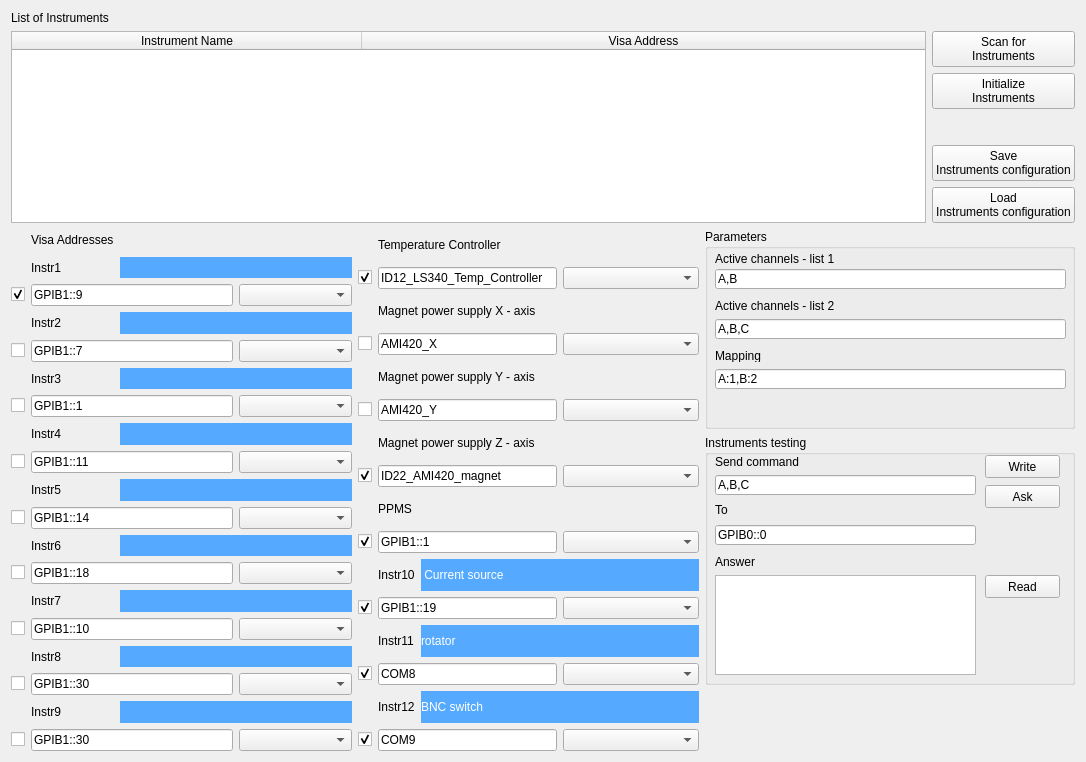
<?xml version="1.0" encoding="UTF-8"?>
<ui version="4.0">
 <class>Instruments_connection</class>
 <widget class="QWidget" name="Instruments_connection">
  <property name="geometry">
   <rect>
    <x>0</x>
    <y>0</y>
    <width>1086</width>
    <height>762</height>
   </rect>
  </property>
  <property name="windowTitle">
   <string>Form</string>
  </property>
  <layout class="QGridLayout" name="gridLayout_5">
   <item row="0" column="0">
    <widget class="QLabel" name="label_11">
     <property name="text">
      <string>List of Instruments</string>
     </property>
    </widget>
   </item>
   <item row="3" column="0" rowspan="13">
    <layout class="QGridLayout" name="gridLayout_3" columnstretch="0,0,2,2">
     <item row="1" column="1">
      <widget class="QLabel" name="label_12">
       <property name="text">
        <string>Instr1</string>
       </property>
      </widget>
     </item>
     <item row="1" column="2" colspan="2">
      <widget class="QLabel" name="label_42">
       <property name="cursor">
        <cursorShape>IBeamCursor</cursorShape>
       </property>
       <property name="styleSheet">
        <string notr="true">background-color: rgb(85, 170, 255);
color: rgb(255, 255, 255);</string>
       </property>
       <property name="text">
        <string/>
       </property>
       <property name="textInteractionFlags">
        <set>Qt::LinksAccessibleByKeyboard|Qt::LinksAccessibleByMouse|Qt::TextBrowserInteraction|Qt::TextEditable|Qt::TextEditorInteraction|Qt::TextSelectableByKeyboard|Qt::TextSelectableByMouse</set>
       </property>
      </widget>
     </item>
     <item row="2" column="0">
      <widget class="QCheckBox" name="instr_on_1">
       <property name="text">
        <string/>
       </property>
       <property name="checked">
        <bool>true</bool>
       </property>
      </widget>
     </item>
     <item row="2" column="1" colspan="2">
      <widget class="QLineEdit" name="instr_visa_address_1">
       <property name="text">
        <string>GPIB1::9</string>
       </property>
      </widget>
     </item>
     <item row="2" column="3">
      <widget class="QComboBox" name="instr_instrtype_1"/>
     </item>
     <item row="3" column="1">
      <widget class="QLabel" name="label_13">
       <property name="text">
        <string>Instr2</string>
       </property>
      </widget>
     </item>
     <item row="3" column="2" colspan="2">
      <widget class="QLabel" name="label_43">
       <property name="cursor">
        <cursorShape>IBeamCursor</cursorShape>
       </property>
       <property name="styleSheet">
        <string notr="true">background-color: rgb(85, 170, 255);
color: rgb(255, 255, 255);</string>
       </property>
       <property name="text">
        <string/>
       </property>
       <property name="textInteractionFlags">
        <set>Qt::LinksAccessibleByKeyboard|Qt::LinksAccessibleByMouse|Qt::TextBrowserInteraction|Qt::TextEditable|Qt::TextEditorInteraction|Qt::TextSelectableByKeyboard|Qt::TextSelectableByMouse</set>
       </property>
      </widget>
     </item>
     <item row="4" column="0">
      <widget class="QCheckBox" name="instr_on_2">
       <property name="text">
        <string/>
       </property>
       <property name="checked">
        <bool>false</bool>
       </property>
      </widget>
     </item>
     <item row="4" column="1" colspan="2">
      <widget class="QLineEdit" name="instr_visa_address_2">
       <property name="text">
        <string>GPIB1::7</string>
       </property>
      </widget>
     </item>
     <item row="4" column="3">
      <widget class="QComboBox" name="instr_instrtype_2"/>
     </item>
     <item row="5" column="1">
      <widget class="QLabel" name="label_16">
       <property name="text">
        <string>Instr3</string>
       </property>
      </widget>
     </item>
     <item row="5" column="2" colspan="2">
      <widget class="QLabel" name="label_48">
       <property name="cursor">
        <cursorShape>IBeamCursor</cursorShape>
       </property>
       <property name="styleSheet">
        <string notr="true">background-color: rgb(85, 170, 255);
color: rgb(255, 255, 255);</string>
       </property>
       <property name="text">
        <string/>
       </property>
       <property name="textInteractionFlags">
        <set>Qt::LinksAccessibleByKeyboard|Qt::LinksAccessibleByMouse|Qt::TextBrowserInteraction|Qt::TextEditable|Qt::TextEditorInteraction|Qt::TextSelectableByKeyboard|Qt::TextSelectableByMouse</set>
       </property>
      </widget>
     </item>
     <item row="6" column="0">
      <widget class="QCheckBox" name="instr_on_3">
       <property name="text">
        <string/>
       </property>
       <property name="checked">
        <bool>false</bool>
       </property>
      </widget>
     </item>
     <item row="6" column="1" colspan="2">
      <widget class="QLineEdit" name="instr_visa_address_3">
       <property name="text">
        <string>GPIB1::1</string>
       </property>
      </widget>
     </item>
     <item row="6" column="3">
      <widget class="QComboBox" name="instr_instrtype_3"/>
     </item>
     <item row="7" column="1">
      <widget class="QLabel" name="label_21">
       <property name="text">
        <string>Instr4</string>
       </property>
      </widget>
     </item>
     <item row="7" column="2" colspan="2">
      <widget class="QLabel" name="label_51">
       <property name="cursor">
        <cursorShape>IBeamCursor</cursorShape>
       </property>
       <property name="styleSheet">
        <string notr="true">background-color: rgb(85, 170, 255);
color: rgb(255, 255, 255);</string>
       </property>
       <property name="text">
        <string/>
       </property>
       <property name="textInteractionFlags">
        <set>Qt::LinksAccessibleByKeyboard|Qt::LinksAccessibleByMouse|Qt::TextBrowserInteraction|Qt::TextEditable|Qt::TextEditorInteraction|Qt::TextSelectableByKeyboard|Qt::TextSelectableByMouse</set>
       </property>
      </widget>
     </item>
     <item row="8" column="0">
      <widget class="QCheckBox" name="instr_on_4">
       <property name="text">
        <string/>
       </property>
       <property name="checked">
        <bool>false</bool>
       </property>
      </widget>
     </item>
     <item row="8" column="1" colspan="2">
      <widget class="QLineEdit" name="instr_visa_address_4">
       <property name="text">
        <string>GPIB1::11</string>
       </property>
      </widget>
     </item>
     <item row="8" column="3">
      <widget class="QComboBox" name="instr_instrtype_4"/>
     </item>
     <item row="9" column="1">
      <widget class="QLabel" name="label_22">
       <property name="text">
        <string>Instr5</string>
       </property>
      </widget>
     </item>
     <item row="9" column="2" colspan="2">
      <widget class="QLabel" name="label_60">
       <property name="cursor">
        <cursorShape>IBeamCursor</cursorShape>
       </property>
       <property name="styleSheet">
        <string notr="true">background-color: rgb(85, 170, 255);
color: rgb(255, 255, 255);</string>
       </property>
       <property name="text">
        <string/>
       </property>
       <property name="textInteractionFlags">
        <set>Qt::LinksAccessibleByKeyboard|Qt::LinksAccessibleByMouse|Qt::TextBrowserInteraction|Qt::TextEditable|Qt::TextEditorInteraction|Qt::TextSelectableByKeyboard|Qt::TextSelectableByMouse</set>
       </property>
      </widget>
     </item>
     <item row="10" column="0">
      <widget class="QCheckBox" name="instr_on_5">
       <property name="text">
        <string/>
       </property>
       <property name="checked">
        <bool>false</bool>
       </property>
      </widget>
     </item>
     <item row="10" column="1" colspan="2">
      <widget class="QLineEdit" name="instr_visa_address_5">
       <property name="text">
        <string>GPIB1::14</string>
       </property>
      </widget>
     </item>
     <item row="10" column="3">
      <widget class="QComboBox" name="instr_instrtype_5"/>
     </item>
     <item row="11" column="1">
      <widget class="QLabel" name="label_35">
       <property name="text">
        <string>Instr6</string>
       </property>
      </widget>
     </item>
     <item row="11" column="2" colspan="2">
      <widget class="QLabel" name="label_61">
       <property name="cursor">
        <cursorShape>IBeamCursor</cursorShape>
       </property>
       <property name="styleSheet">
        <string notr="true">background-color: rgb(85, 170, 255);
color: rgb(255, 255, 255);</string>
       </property>
       <property name="text">
        <string/>
       </property>
       <property name="textInteractionFlags">
        <set>Qt::LinksAccessibleByKeyboard|Qt::LinksAccessibleByMouse|Qt::TextBrowserInteraction|Qt::TextEditable|Qt::TextEditorInteraction|Qt::TextSelectableByKeyboard|Qt::TextSelectableByMouse</set>
       </property>
      </widget>
     </item>
     <item row="12" column="0">
      <widget class="QCheckBox" name="instr_on_6">
       <property name="text">
        <string/>
       </property>
       <property name="checked">
        <bool>false</bool>
       </property>
      </widget>
     </item>
     <item row="12" column="1" colspan="2">
      <widget class="QLineEdit" name="instr_visa_address_6">
       <property name="text">
        <string>GPIB1::18</string>
       </property>
      </widget>
     </item>
     <item row="12" column="3">
      <widget class="QComboBox" name="instr_instrtype_6"/>
     </item>
     <item row="13" column="1">
      <widget class="QLabel" name="label_36">
       <property name="text">
        <string>Instr7</string>
       </property>
      </widget>
     </item>
     <item row="13" column="2" colspan="2">
      <widget class="QLabel" name="label_62">
       <property name="cursor">
        <cursorShape>IBeamCursor</cursorShape>
       </property>
       <property name="styleSheet">
        <string notr="true">background-color: rgb(85, 170, 255);
color: rgb(255, 255, 255);</string>
       </property>
       <property name="text">
        <string/>
       </property>
       <property name="textInteractionFlags">
        <set>Qt::LinksAccessibleByKeyboard|Qt::LinksAccessibleByMouse|Qt::TextBrowserInteraction|Qt::TextEditable|Qt::TextEditorInteraction|Qt::TextSelectableByKeyboard|Qt::TextSelectableByMouse</set>
       </property>
      </widget>
     </item>
     <item row="14" column="0">
      <widget class="QCheckBox" name="instr_on_7">
       <property name="text">
        <string/>
       </property>
       <property name="checked">
        <bool>false</bool>
       </property>
      </widget>
     </item>
     <item row="14" column="1" colspan="2">
      <widget class="QLineEdit" name="instr_visa_address_7">
       <property name="text">
        <string>GPIB1::10</string>
       </property>
      </widget>
     </item>
     <item row="14" column="3">
      <widget class="QComboBox" name="instr_instrtype_7"/>
     </item>
     <item row="15" column="1">
      <widget class="QLabel" name="label_37">
       <property name="text">
        <string>Instr8</string>
       </property>
      </widget>
     </item>
     <item row="15" column="2" colspan="2">
      <widget class="QLabel" name="label_63">
       <property name="cursor">
        <cursorShape>IBeamCursor</cursorShape>
       </property>
       <property name="styleSheet">
        <string notr="true">background-color: rgb(85, 170, 255);
color: rgb(255, 255, 255);</string>
       </property>
       <property name="text">
        <string/>
       </property>
       <property name="textInteractionFlags">
        <set>Qt::LinksAccessibleByKeyboard|Qt::LinksAccessibleByMouse|Qt::TextBrowserInteraction|Qt::TextEditable|Qt::TextEditorInteraction|Qt::TextSelectableByKeyboard|Qt::TextSelectableByMouse</set>
       </property>
      </widget>
     </item>
     <item row="16" column="0">
      <widget class="QCheckBox" name="instr_on_8">
       <property name="text">
        <string/>
       </property>
       <property name="checked">
        <bool>false</bool>
       </property>
      </widget>
     </item>
     <item row="16" column="1" colspan="2">
      <widget class="QLineEdit" name="instr_visa_address_8">
       <property name="text">
        <string>GPIB1::30</string>
       </property>
      </widget>
     </item>
     <item row="16" column="3">
      <widget class="QComboBox" name="instr_instrtype_8"/>
     </item>
     <item row="17" column="1">
      <widget class="QLabel" name="label_38">
       <property name="text">
        <string>Instr9</string>
       </property>
      </widget>
     </item>
     <item row="17" column="2" colspan="2">
      <widget class="QLabel" name="label_64">
       <property name="cursor">
        <cursorShape>IBeamCursor</cursorShape>
       </property>
       <property name="styleSheet">
        <string notr="true">background-color: rgb(85, 170, 255);
color: rgb(255, 255, 255);</string>
       </property>
       <property name="text">
        <string/>
       </property>
       <property name="textInteractionFlags">
        <set>Qt::LinksAccessibleByKeyboard|Qt::LinksAccessibleByMouse|Qt::TextBrowserInteraction|Qt::TextEditable|Qt::TextEditorInteraction|Qt::TextSelectableByKeyboard|Qt::TextSelectableByMouse</set>
       </property>
      </widget>
     </item>
     <item row="18" column="0">
      <widget class="QCheckBox" name="instr_on_9">
       <property name="text">
        <string/>
       </property>
       <property name="checked">
        <bool>false</bool>
       </property>
      </widget>
     </item>
     <item row="18" column="1" colspan="2">
      <widget class="QLineEdit" name="instr_visa_address_9">
       <property name="text">
        <string>GPIB1::30</string>
       </property>
      </widget>
     </item>
     <item row="18" column="3">
      <widget class="QComboBox" name="instr_instrtype_9"/>
     </item>
     <item row="0" column="1">
      <widget class="QLabel" name="label_15">
       <property name="text">
        <string>Visa Addresses</string>
       </property>
      </widget>
     </item>
    </layout>
   </item>
   <item row="3" column="1" rowspan="13">
    <layout class="QGridLayout" name="gridLayout_4" columnstretch="0,0,2,2">
     <property name="sizeConstraint">
      <enum>QLayout::SetFixedSize</enum>
     </property>
     <property name="horizontalSpacing">
      <number>6</number>
     </property>
     <item row="1" column="0">
      <widget class="QCheckBox" name="temp_controller_on">
       <property name="text">
        <string/>
       </property>
       <property name="checked">
        <bool>true</bool>
       </property>
      </widget>
     </item>
     <item row="1" column="1" colspan="2">
      <widget class="QLineEdit" name="temp_controller_visa_address">
       <property name="text">
        <string>ID12_LS340_Temp_Controller</string>
       </property>
      </widget>
     </item>
     <item row="1" column="3">
      <widget class="QComboBox" name="temp_controller_instrtype"/>
     </item>
     <item row="2" column="1" colspan="3">
      <widget class="QLabel" name="label_34">
       <property name="text">
        <string>Magnet power supply X - axis</string>
       </property>
      </widget>
     </item>
     <item row="3" column="0">
      <widget class="QCheckBox" name="magnet_X_on">
       <property name="text">
        <string/>
       </property>
       <property name="checked">
        <bool>false</bool>
       </property>
      </widget>
     </item>
     <item row="3" column="1" colspan="2">
      <widget class="QLineEdit" name="magnet_X_visa_address">
       <property name="text">
        <string>AMI420_X</string>
       </property>
      </widget>
     </item>
     <item row="3" column="3">
      <widget class="QComboBox" name="magnet_X_instrtype"/>
     </item>
     <item row="4" column="1" colspan="3">
      <widget class="QLabel" name="label_33">
       <property name="text">
        <string>Magnet power supply Y - axis</string>
       </property>
      </widget>
     </item>
     <item row="5" column="0">
      <widget class="QCheckBox" name="magnet_Y_on">
       <property name="text">
        <string/>
       </property>
       <property name="checked">
        <bool>false</bool>
       </property>
      </widget>
     </item>
     <item row="5" column="1" colspan="2">
      <widget class="QLineEdit" name="magnet_Y_visa_address">
       <property name="text">
        <string>AMI420_Y</string>
       </property>
      </widget>
     </item>
     <item row="5" column="3">
      <widget class="QComboBox" name="magnet_Y_instrtype"/>
     </item>
     <item row="6" column="1" colspan="3">
      <widget class="QLabel" name="label_18">
       <property name="text">
        <string>Magnet power supply Z - axis</string>
       </property>
      </widget>
     </item>
     <item row="7" column="0">
      <widget class="QCheckBox" name="magnet_Z_on">
       <property name="text">
        <string/>
       </property>
       <property name="checked">
        <bool>true</bool>
       </property>
      </widget>
     </item>
     <item row="7" column="1" colspan="2">
      <widget class="QLineEdit" name="magnet_Z_visa_address">
       <property name="text">
        <string>ID22_AMI420_magnet</string>
       </property>
      </widget>
     </item>
     <item row="7" column="3">
      <widget class="QComboBox" name="magnet_Z_instrtype"/>
     </item>
     <item row="8" column="1">
      <widget class="QLabel" name="label_73">
       <property name="text">
        <string>PPMS</string>
       </property>
      </widget>
     </item>
     <item row="9" column="0">
      <widget class="QCheckBox" name="ppms_on">
       <property name="text">
        <string/>
       </property>
       <property name="checked">
        <bool>true</bool>
       </property>
      </widget>
     </item>
     <item row="9" column="1" colspan="2">
      <widget class="QLineEdit" name="ppms_visa_address">
       <property name="text">
        <string>GPIB1::1</string>
       </property>
      </widget>
     </item>
     <item row="9" column="3">
      <widget class="QComboBox" name="ppms_instrtype"/>
     </item>
     <item row="10" column="1">
      <widget class="QLabel" name="label_39">
       <property name="text">
        <string>Instr10</string>
       </property>
      </widget>
     </item>
     <item row="10" column="2" colspan="2">
      <widget class="QLabel" name="label_65">
       <property name="cursor">
        <cursorShape>IBeamCursor</cursorShape>
       </property>
       <property name="styleSheet">
        <string notr="true">background-color: rgb(85, 170, 255);
color: rgb(255, 255, 255);</string>
       </property>
       <property name="text">
        <string> Current source</string>
       </property>
       <property name="textInteractionFlags">
        <set>Qt::LinksAccessibleByKeyboard|Qt::LinksAccessibleByMouse|Qt::TextBrowserInteraction|Qt::TextEditable|Qt::TextEditorInteraction|Qt::TextSelectableByKeyboard|Qt::TextSelectableByMouse</set>
       </property>
      </widget>
     </item>
     <item row="11" column="0">
      <widget class="QCheckBox" name="instr_on_10">
       <property name="text">
        <string/>
       </property>
       <property name="checked">
        <bool>true</bool>
       </property>
      </widget>
     </item>
     <item row="11" column="1" colspan="2">
      <widget class="QLineEdit" name="instr_visa_address_10">
       <property name="text">
        <string>GPIB1::19</string>
       </property>
      </widget>
     </item>
     <item row="11" column="3">
      <widget class="QComboBox" name="instr_instrtype_10"/>
     </item>
     <item row="12" column="1">
      <widget class="QLabel" name="label_40">
       <property name="text">
        <string>Instr11</string>
       </property>
      </widget>
     </item>
     <item row="12" column="2" colspan="2">
      <widget class="QLabel" name="label_66">
       <property name="cursor">
        <cursorShape>IBeamCursor</cursorShape>
       </property>
       <property name="styleSheet">
        <string notr="true">background-color: rgb(85, 170, 255);
color: rgb(255, 255, 255);</string>
       </property>
       <property name="text">
        <string>rotator</string>
       </property>
       <property name="textInteractionFlags">
        <set>Qt::LinksAccessibleByKeyboard|Qt::LinksAccessibleByMouse|Qt::TextBrowserInteraction|Qt::TextEditable|Qt::TextEditorInteraction|Qt::TextSelectableByKeyboard|Qt::TextSelectableByMouse</set>
       </property>
      </widget>
     </item>
     <item row="13" column="0">
      <widget class="QCheckBox" name="instr_on_11">
       <property name="text">
        <string/>
       </property>
       <property name="checked">
        <bool>true</bool>
       </property>
      </widget>
     </item>
     <item row="13" column="1" colspan="2">
      <widget class="QLineEdit" name="instr_visa_address_11">
       <property name="text">
        <string>COM8</string>
       </property>
      </widget>
     </item>
     <item row="13" column="3">
      <widget class="QComboBox" name="instr_instrtype_11"/>
     </item>
     <item row="14" column="1">
      <widget class="QLabel" name="label_41">
       <property name="text">
        <string>Instr12</string>
       </property>
      </widget>
     </item>
     <item row="14" column="2" colspan="2">
      <widget class="QLabel" name="label_67">
       <property name="cursor">
        <cursorShape>IBeamCursor</cursorShape>
       </property>
       <property name="styleSheet">
        <string notr="true">background-color: rgb(85, 170, 255);
color: rgb(255, 255, 255);</string>
       </property>
       <property name="text">
        <string>BNC switch</string>
       </property>
       <property name="textInteractionFlags">
        <set>Qt::LinksAccessibleByKeyboard|Qt::LinksAccessibleByMouse|Qt::TextBrowserInteraction|Qt::TextEditable|Qt::TextEditorInteraction|Qt::TextSelectableByKeyboard|Qt::TextSelectableByMouse</set>
       </property>
      </widget>
     </item>
     <item row="15" column="0">
      <widget class="QCheckBox" name="instr_on_12">
       <property name="text">
        <string/>
       </property>
       <property name="checked">
        <bool>true</bool>
       </property>
      </widget>
     </item>
     <item row="15" column="1" colspan="2">
      <widget class="QLineEdit" name="instr_visa_address_12">
       <property name="text">
        <string>COM9</string>
       </property>
      </widget>
     </item>
     <item row="15" column="3">
      <widget class="QComboBox" name="instr_instrtype_12"/>
     </item>
     <item row="0" column="1" colspan="3">
      <widget class="QLabel" name="label_14">
       <property name="text">
        <string>Temperature Controller</string>
       </property>
      </widget>
     </item>
    </layout>
   </item>
   <item row="1" column="0" colspan="3">
    <layout class="QGridLayout" name="gridLayout">
     <item row="0" column="0" rowspan="6">
      <widget class="QTableWidget" name="instr_table">
       <property name="enabled">
        <bool>true</bool>
       </property>
       <property name="sizePolicy">
        <sizepolicy hsizetype="Expanding" vsizetype="Expanding">
         <horstretch>0</horstretch>
         <verstretch>200</verstretch>
        </sizepolicy>
       </property>
       <attribute name="horizontalHeaderDefaultSectionSize">
        <number>350</number>
       </attribute>
       <attribute name="horizontalHeaderStretchLastSection">
        <bool>true</bool>
       </attribute>
       <column>
        <property name="text">
         <string>Instrument Name</string>
        </property>
       </column>
       <column>
        <property name="text">
         <string>Visa Address</string>
        </property>
       </column>
      </widget>
     </item>
     <item row="0" column="1">
      <widget class="QPushButton" name="pushButton_instr">
       <property name="text">
        <string>Scan for
Instruments</string>
       </property>
      </widget>
     </item>
     <item row="1" column="1">
      <widget class="QPushButton" name="pushButton_instr_2">
       <property name="text">
        <string>Initialize
Instruments</string>
       </property>
      </widget>
     </item>
     <item row="4" column="1">
      <widget class="QPushButton" name="pushButton_instr_5">
       <property name="text">
        <string>Save
Instruments configuration</string>
       </property>
      </widget>
     </item>
     <item row="5" column="1">
      <widget class="QPushButton" name="pushButton_instr_6">
       <property name="text">
        <string>Load
Instruments configuration</string>
       </property>
      </widget>
     </item>
    </layout>
   </item>
   <item row="3" column="2">
    <widget class="QGroupBox" name="groupBox_2">
     <property name="sizePolicy">
      <sizepolicy hsizetype="Minimum" vsizetype="Minimum">
       <horstretch>0</horstretch>
       <verstretch>0</verstretch>
      </sizepolicy>
     </property>
     <property name="minimumSize">
      <size>
       <width>370</width>
       <height>200</height>
      </size>
     </property>
     <property name="title">
      <string>Parameters</string>
     </property>
     <widget class="QLabel" name="label_32">
      <property name="geometry">
       <rect>
        <x>10</x>
        <y>20</y>
        <width>421</width>
        <height>20</height>
       </rect>
      </property>
      <property name="text">
       <string>Active channels - list 1</string>
      </property>
     </widget>
     <widget class="QLineEdit" name="channels_list_1">
      <property name="geometry">
       <rect>
        <x>10</x>
        <y>40</y>
        <width>351</width>
        <height>20</height>
       </rect>
      </property>
      <property name="text">
       <string>A,B</string>
      </property>
     </widget>
     <widget class="QLabel" name="label_71">
      <property name="geometry">
       <rect>
        <x>10</x>
        <y>70</y>
        <width>442</width>
        <height>13</height>
       </rect>
      </property>
      <property name="text">
       <string>Active channels - list 2</string>
      </property>
     </widget>
     <widget class="QLineEdit" name="channels_list_2">
      <property name="geometry">
       <rect>
        <x>10</x>
        <y>90</y>
        <width>351</width>
        <height>20</height>
       </rect>
      </property>
      <property name="text">
       <string>A,B,C</string>
      </property>
     </widget>
     <widget class="QLineEdit" name="mapping">
      <property name="geometry">
       <rect>
        <x>10</x>
        <y>140</y>
        <width>351</width>
        <height>20</height>
       </rect>
      </property>
      <property name="text">
       <string>A:1,B:2</string>
      </property>
     </widget>
     <widget class="QLabel" name="label_77">
      <property name="geometry">
       <rect>
        <x>10</x>
        <y>120</y>
        <width>442</width>
        <height>13</height>
       </rect>
      </property>
      <property name="text">
       <string>Mapping</string>
      </property>
     </widget>
    </widget>
   </item>
   <item row="4" column="2">
    <widget class="QGroupBox" name="groupBox">
     <property name="enabled">
      <bool>true</bool>
     </property>
     <property name="sizePolicy">
      <sizepolicy hsizetype="Preferred" vsizetype="Preferred">
       <horstretch>0</horstretch>
       <verstretch>1</verstretch>
      </sizepolicy>
     </property>
     <property name="maximumSize">
      <size>
       <width>16777215</width>
       <height>250</height>
      </size>
     </property>
     <property name="title">
      <string>Instruments testing</string>
     </property>
     <property name="flat">
      <bool>false</bool>
     </property>
     <property name="checkable">
      <bool>false</bool>
     </property>
     <widget class="QTextEdit" name="testanswer">
      <property name="geometry">
       <rect>
        <x>10</x>
        <y>140</y>
        <width>261</width>
        <height>100</height>
       </rect>
      </property>
      <property name="sizePolicy">
       <sizepolicy hsizetype="Expanding" vsizetype="Preferred">
        <horstretch>0</horstretch>
        <verstretch>0</verstretch>
       </sizepolicy>
      </property>
      <property name="maximumSize">
       <size>
        <width>16777215</width>
        <height>100</height>
       </size>
      </property>
     </widget>
     <widget class="QLabel" name="label_76">
      <property name="geometry">
       <rect>
        <x>10</x>
        <y>120</y>
        <width>383</width>
        <height>13</height>
       </rect>
      </property>
      <property name="text">
       <string>Answer</string>
      </property>
     </widget>
     <widget class="QLabel" name="label_72">
      <property name="geometry">
       <rect>
        <x>10</x>
        <y>20</y>
        <width>383</width>
        <height>13</height>
       </rect>
      </property>
      <property name="text">
       <string>Send command</string>
      </property>
     </widget>
     <widget class="QLabel" name="label_75">
      <property name="geometry">
       <rect>
        <x>10</x>
        <y>68</y>
        <width>383</width>
        <height>13</height>
       </rect>
      </property>
      <property name="text">
       <string>To</string>
      </property>
     </widget>
     <widget class="QLineEdit" name="testinst">
      <property name="geometry">
       <rect>
        <x>10</x>
        <y>90</y>
        <width>261</width>
        <height>20</height>
       </rect>
      </property>
      <property name="text">
       <string>GPIB0::0</string>
      </property>
     </widget>
     <widget class="QLineEdit" name="testcommand">
      <property name="geometry">
       <rect>
        <x>10</x>
        <y>40</y>
        <width>261</width>
        <height>20</height>
       </rect>
      </property>
      <property name="text">
       <string>A,B,C</string>
      </property>
     </widget>
     <widget class="QPushButton" name="pushButton">
      <property name="geometry">
       <rect>
        <x>280</x>
        <y>20</y>
        <width>75</width>
        <height>23</height>
       </rect>
      </property>
      <property name="text">
       <string>Write</string>
      </property>
     </widget>
     <widget class="QPushButton" name="pushButton_2">
      <property name="geometry">
       <rect>
        <x>280</x>
        <y>50</y>
        <width>75</width>
        <height>23</height>
       </rect>
      </property>
      <property name="text">
       <string>Ask</string>
      </property>
     </widget>
     <widget class="QPushButton" name="pushButton_3">
      <property name="geometry">
       <rect>
        <x>280</x>
        <y>140</y>
        <width>75</width>
        <height>23</height>
       </rect>
      </property>
      <property name="text">
       <string>Read</string>
      </property>
     </widget>
    </widget>
   </item>
  </layout>
 </widget>
 <resources/>
 <connections>
  <connection>
   <sender>pushButton_instr_2</sender>
   <signal>clicked()</signal>
   <receiver>Instruments_connection</receiver>
   <slot>init_instr()</slot>
   <hints>
    <hint type="sourcelabel">
     <x>1109</x>
     <y>96</y>
    </hint>
    <hint type="destinationlabel">
     <x>1143</x>
     <y>235</y>
    </hint>
   </hints>
  </connection>
  <connection>
   <sender>pushButton_instr</sender>
   <signal>clicked()</signal>
   <receiver>Instruments_connection</receiver>
   <slot>refresh_instr_list()</slot>
   <hints>
    <hint type="sourcelabel">
     <x>1113</x>
     <y>45</y>
    </hint>
    <hint type="destinationlabel">
     <x>1034</x>
     <y>17</y>
    </hint>
   </hints>
  </connection>
  <connection>
   <sender>pushButton_instr_5</sender>
   <signal>clicked()</signal>
   <receiver>Instruments_connection</receiver>
   <slot>saveInstrconf()</slot>
   <hints>
    <hint type="sourcelabel">
     <x>1133</x>
     <y>250</y>
    </hint>
    <hint type="destinationlabel">
     <x>867</x>
     <y>21</y>
    </hint>
   </hints>
  </connection>
  <connection>
   <sender>pushButton_instr_6</sender>
   <signal>clicked()</signal>
   <receiver>Instruments_connection</receiver>
   <slot>loadInstrconf()</slot>
   <hints>
    <hint type="sourcelabel">
     <x>1133</x>
     <y>290</y>
    </hint>
    <hint type="destinationlabel">
     <x>689</x>
     <y>20</y>
    </hint>
   </hints>
  </connection>
  <connection>
   <sender>pushButton</sender>
   <signal>clicked()</signal>
   <receiver>Instruments_connection</receiver>
   <slot>write2inst()</slot>
   <hints>
    <hint type="sourcelabel">
     <x>1072</x>
     <y>328</y>
    </hint>
    <hint type="destinationlabel">
     <x>1047</x>
     <y>401</y>
    </hint>
   </hints>
  </connection>
  <connection>
   <sender>pushButton_2</sender>
   <signal>clicked()</signal>
   <receiver>Instruments_connection</receiver>
   <slot>ask2inst()</slot>
   <hints>
    <hint type="sourcelabel">
     <x>1087</x>
     <y>360</y>
    </hint>
    <hint type="destinationlabel">
     <x>1096</x>
     <y>395</y>
    </hint>
   </hints>
  </connection>
  <connection>
   <sender>pushButton_3</sender>
   <signal>clicked()</signal>
   <receiver>Instruments_connection</receiver>
   <slot>readinst()</slot>
   <hints>
    <hint type="sourcelabel">
     <x>1092</x>
     <y>447</y>
    </hint>
    <hint type="destinationlabel">
     <x>1060</x>
     <y>501</y>
    </hint>
   </hints>
  </connection>
 </connections>
 <slots>
  <slot>init_instr()</slot>
  <slot>refresh_instr_list()</slot>
  <slot>saveInstrconf()</slot>
  <slot>loadInstrconf()</slot>
  <slot>write2inst()</slot>
  <slot>ask2inst()</slot>
  <slot>readinst()</slot>
 </slots>
</ui>
